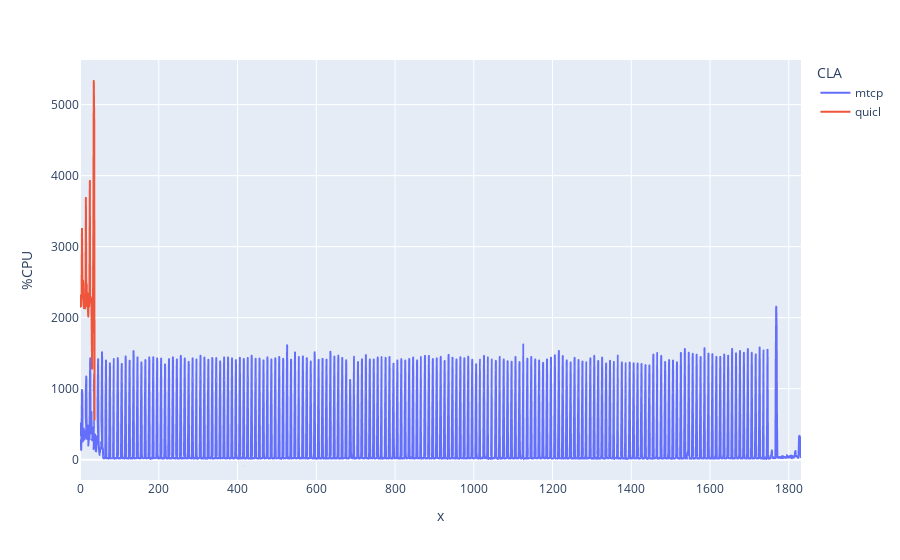

The code cell stored with this chart in its notebook:
### Code cell
fig = error_band_line(
    data_frame=cleared_mean,
    x=cleared_mean["dt"].dt.total_seconds(), 
    y="%CPU",
    # error_y=cleared_std["Mbit/s"],
    # error_y_mode="band",
    color="CLA",
)
fig.show()

### Figure 1 — Plotly figure (JSON) as saved in the notebook; plotly's stock layout.template omitted (floating-point values rounded to 4 significant figures; data arrays with more than 128 entries replaced by an {"elided": "..."} marker saying what was removed)
{"data": [{"hovertemplate": "CLA=mtcp<br>x=%{x}<br>%CPU=%{y}<extra></extra>", "legendgroup": "mtcp", "line": {"color": "#636efa", "dash": "solid"}, "marker": {"symbol": "circle"}, "mode": "lines", "name": "mtcp", "showlegend": true, "type": "scattergl", "x": {"elided": "1832 int values"}, "xaxis": "x", "y": {"elided": "1832 float values"}, "yaxis": "y"}, {"hovertemplate": "CLA=quicl<br>x=%{x}<br>%CPU=%{y}<extra></extra>", "legendgroup": "quicl", "line": {"color": "#EF553B", "dash": "solid"}, "marker": {"symbol": "circle"}, "mode": "lines", "name": "quicl", "showlegend": true, "type": "scattergl", "x": [0, 1, 2, 3, 4, 5, 6, 7, 8, 9, 10, 11, 12, 13, 14, 15, 16, 17, 18, 19, 20, 21, 22, 23, 24, 25, 26, 27, 28, 29, 30, 31, 32, 33, 34, 35, 36, 37], "xaxis": "x", "y": [2151.0, 2290.0, 2313.0, 2163.0, 2301.0, 3250.0, 2585.0, 2356.0, 2519.0, 2281.0, 2133.0, 2213.0, 2284.0, 2131.0, 2265.0, 3686.0, 2323.0, 2469, 2162.0, 2342.0, 2125.0, 2016.0, 2256, 2153.0, 2227.0, 3925.0, 2219.0, 2291.0, 2259.0, 2261.0, 1625.0, 1281, 2120.0, 2246, 3342.0, 5333.0, 4794.0, 563], "yaxis": "y"}], "layout": {"legend": {"title": {"text": "CLA"}, "tracegroupgap": 0}, "margin": {"t": 60}, "xaxis": {"anchor": "y", "domain": [0, 1], "title": {"text": "x"}}, "yaxis": {"anchor": "x", "domain": [0, 1], "title": {"text": "%CPU"}}}}
